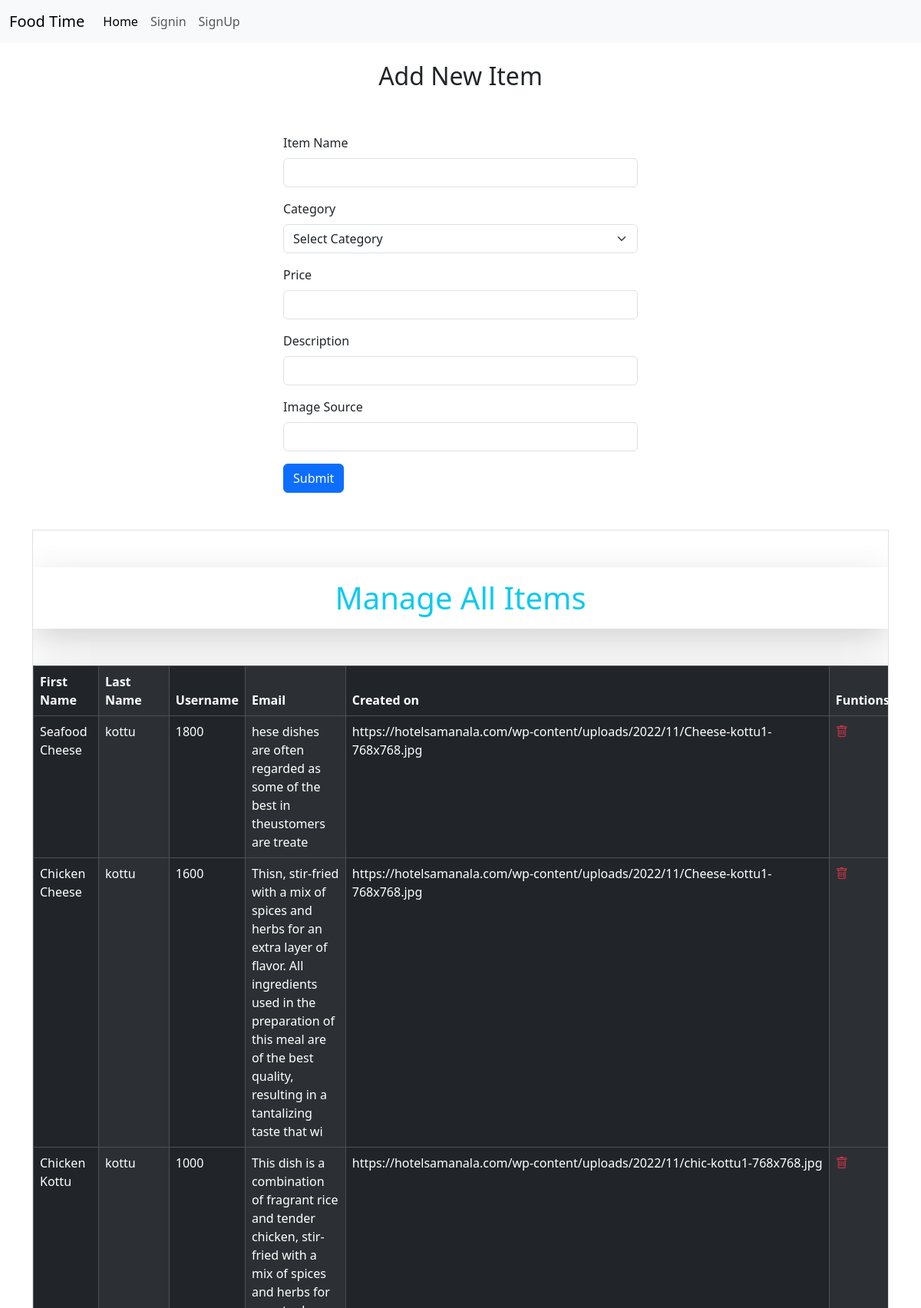
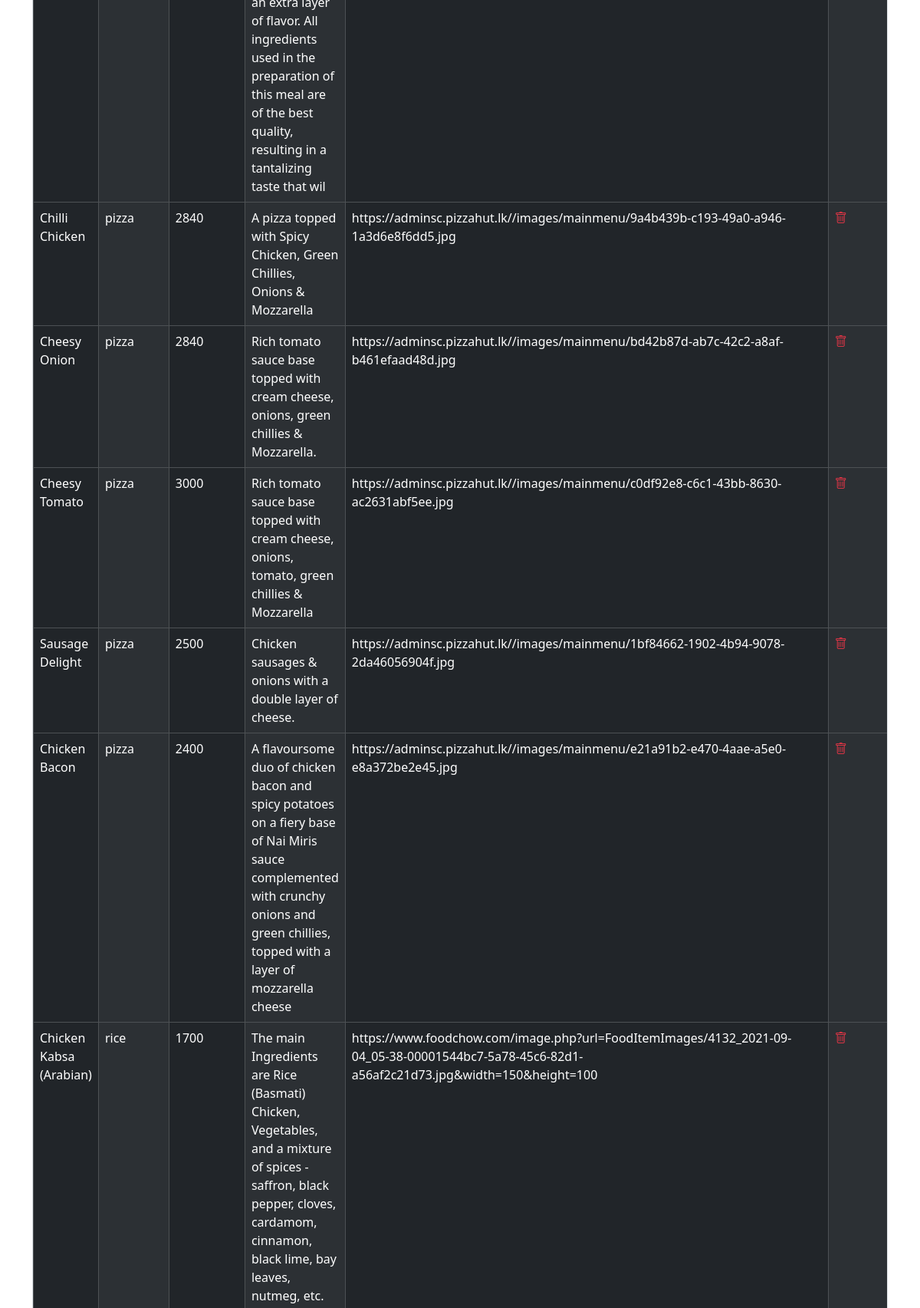
The app's page /admin.php (upper part) with its own data (2 pictures, top to bottom).
### tables this page shows
CREATE TABLE `items` (
  `id` int(255) NOT NULL,
  `itemName` varchar(255) NOT NULL,
  `category` varchar(255) NOT NULL,
  `price` int(255) NOT NULL,
  `description` varchar(255) NOT NULL,
  `imgSrc` varchar(255) NOT NULL
);

### admin.php (the view, shortened to what this page needs)
<?php
include "./includes/db.inc.php";
$userLoginIcon = null;
?>
<!doctype html>
<html lang="en">
<head>
    <link href="https://cdn.jsdelivr.net/npm/bootstrap@5.3.3/dist/css/bootstrap.min.css" rel="stylesheet">
    <link rel="stylesheet" href="https://cdn.jsdelivr.net/npm/bootstrap-icons@1.11.3/font/bootstrap-icons.min.css">
</head>
<body>
    <nav class="navbar navbar-expand-lg bg-body-tertiary">
        <div class="container-fluid">
            <a class="navbar-brand" href="#">Food Time</a>
            <div class="collapse navbar-collapse" id="navbarNavAltMarkup">
                <div class="navbar-nav">
                    <a class="nav-link active" aria-current="page" href="./index.php">Home</a>
                    <?php
                    if (!$userLoginIcon) {
                        echo "<a class='nav-link' href='./signin.php'>Signin</a>";
                        echo "<a class='nav-link' href=''./signup.php'>SignUp</a>";
                    } ?>
                    <a class="nav-link" href="#">
                    </a>
                </div>
            </div>
        </div>
    </nav>
    <div class="container">
        <h2 class="mt-4 mb-2 text-center">Add New Item</h2>
        <div class="container col-lg-6 p-5">
            <form action="./includes/admin.inc.php" method="post">
                <div class="mb-3">
                    <label for="exampleInputEmail1" class="form-label">Item Name</label>
                    <input type="text" class="form-control" id="" name="item_name">
                </div>
                <div class="mb-3">
                    <label for="" class="form-label">Category</label>
                    <select class="form-select" aria-label="Default select example" name="category">
                        <option selected>Select Category</option>
                    </select>
                </div>
                <div class="mb-3">
                    <label for="" class="form-label">Price</label>
                    <input type="number" class="form-control" id="" name="price">
                </div>
                <div class="mb-3">
                    <label for="" class="form-label">Description</label>
                    <input type="text" class="form-control" id="" name="description">
                </div>
                <div class="mb-3">
                    <label for="" class="form-label">Image Source</label>
                    <input type="text" class="form-control" id="" name="img_src">
                </div>
                <button type="submit" class="btn btn-primary" name="submit">Submit</button>
            </form>
        </div>
        <div class="border">
            <div class="table-responsive">
                <table class="table-hover table table-dark table-striped-columns table-bordered shadow-lg">
                    <h1 class="text-center text-info mb-5 shadow-lg p-3 mt-5 container">Manage All Items</h1>
                    <thead class="">
                        <tr class="">
                            <th scope="col">First Name</th>
                            <th scope="col">Last Name</th>
                            <th scope="col">Username</th>
                            <th scope="col">Email</th>
                            <th scope="col">Created on</th>
                            <th scope="col">Funtions</th>
                        </tr>
                    </thead>
                    <tbody>
                        <?php
                        $sql = "SELECT * FROM items ;";
                        $result = $conn->query($sql);
                        if ($result->num_rows > 0) {
                            while ($row = $result->fetch_assoc()) { ?>
                                <tr>
                                    <td><?php echo $row['itemName']; ?></td>
                                    <td><?php echo $row['category']; ?></td>
                                    <td><?php echo $row['price']; ?></td>
                                    <td><?php echo $row['description']; ?></td>
                                    <td><?php echo $row['imgSrc']; ?></td>
                                    <td><a href="<?php echo '../includes/delete.php?id=' . $row['id'] . '&type=items'; ?>"><i class="bi bi-trash text-danger"></i></a></td>
                                </tr>
                        <?php }
                        } else {
                            echo "0 results";
                        }
                        ?>
                    </tbody>
                </table>
            </div>
        </div>
    </div>
</body>
</html>

### records on screen
items: itemName "Seafood Cheese", category "kottu", price "1800", description "hese dishes are often regarded as some of the best in theustomers are treate", imgSrc "https://hotelsamanala.com/wp-content/uploads/2022/11/Cheese-kottu1-768x768.jpg"
items: itemName "Chicken Cheese", category "kottu", price "1600", description "Thisn, stir-fried with a mix of spices and herbs for an extra layer of flavor. All ingredients used in the preparation of this meal are of the best quality, resulting in a tantalizing taste that wi", imgSrc "https://hotelsamanala.com/wp-content/uploads/2022/11/Cheese-kottu1-768x768.jpg"
items: itemName "Chicken Kottu", category "kottu", price "1000", description "This dish is a combination of fragrant rice and tender chicken, stir-fried with a mix of spices and herbs for an extra layer of flavor. All ingredients used in the preparation of this meal are of the best quality, resulting in a tantalizing taste that wil", imgSrc "https://hotelsamanala.com/wp-content/uploads/2022/11/chic-kottu1-768x768.jpg"
items: itemName "Chilli Chicken", category "pizza", price "2840", description "A pizza topped with Spicy Chicken, Green Chillies, Onions & Mozzarella", imgSrc "https://adminsc.pizzahut.lk//images/mainmenu/9a4b439b-c193-49a0-a946-1a3d6e8f6dd5.jpg"
items: itemName "Cheesy Onion", category "pizza", price "2840", description "Rich tomato sauce base topped with cream cheese, onions, green chillies & Mozzarella.", imgSrc "https://adminsc.pizzahut.lk//images/mainmenu/bd42b87d-ab7c-42c2-a8af-b461efaad48d.jpg"
items: itemName "Cheesy Tomato", category "pizza", price "3000", description "Rich tomato sauce base topped with cream cheese, onions, tomato, green chillies & Mozzarella", imgSrc "https://adminsc.pizzahut.lk//images/mainmenu/c0df92e8-c6c1-43bb-8630-ac2631abf5ee.jpg"
items: itemName "Sausage Delight", category "pizza", price "2500", description "Chicken sausages & onions with a double layer of cheese.", imgSrc "https://adminsc.pizzahut.lk//images/mainmenu/1bf84662-1902-4b94-9078-2da46056904f.jpg"
items: itemName "Chicken Bacon", category "pizza", price "2400", description "A flavoursome duo of chicken bacon and spicy potatoes on a fiery base of Nai Miris sauce complemented with crunchy onions and green chillies, topped with a layer of mozzarella cheese", imgSrc "https://adminsc.pizzahut.lk//images/mainmenu/e21a91b2-e470-4aae-a5e0-e8a372be2e45.jpg"
items: itemName "Chicken Kabsa (Arabian)", category "rice", price "1700", description "The main Ingredients are Rice (Basmati) Chicken, Vegetables, and a mixture of spices -saffron, black pepper, cloves, cardamom, cinnamon, black lime, bay leaves, nutmeg, etc.", imgSrc "https://www.foodchow.com/image.php?url=FoodItemImages/4132_2021-09-04_05-38-00001544bc7-5a78-45c6-82d1-a56af2c21d73.jpg&width=150&height=100"
